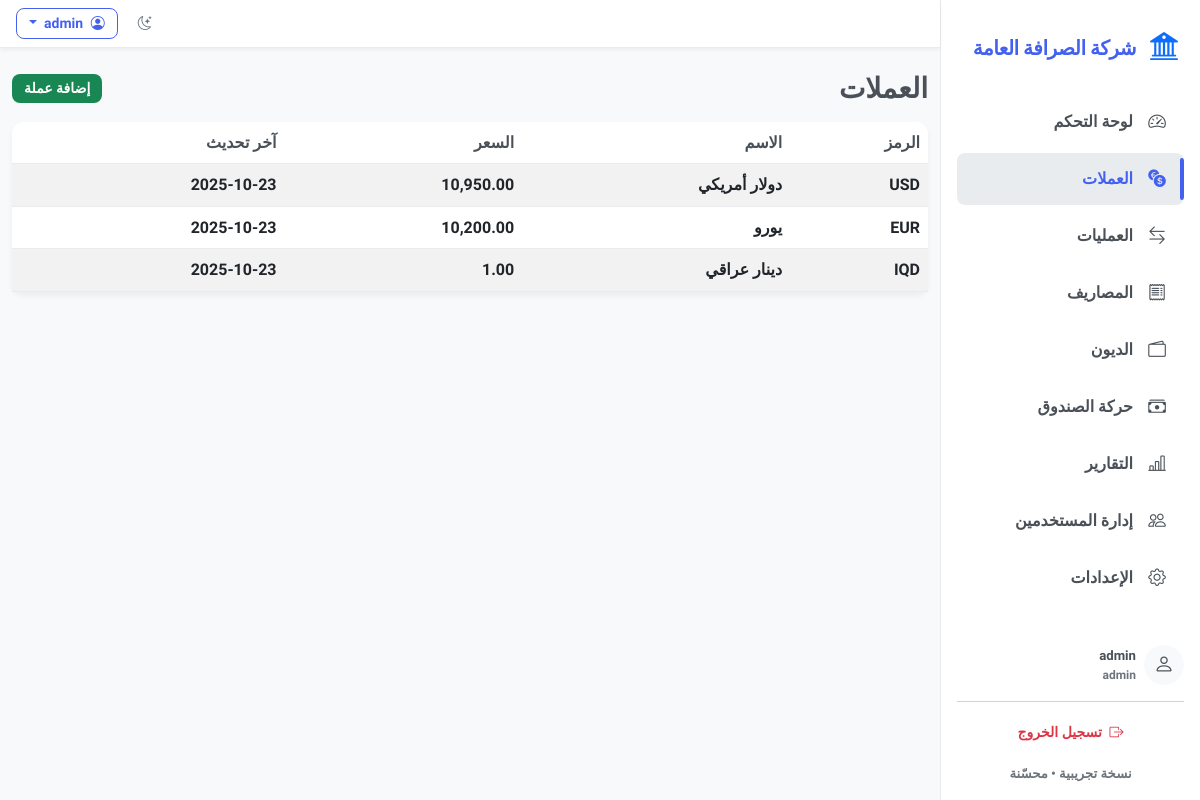
Page /currencies (signed in) on the committed database.
### models.py (models this page shows)
class Settings(db.Model):
    id = db.Column(db.Integer, primary_key=True)
    company_name = db.Column(db.String(100), default='شركة الصرافة')
    company_logo = db.Column(db.String(200), default='bi-bank2')  # Bootstrap icon class

class User(UserMixin, db.Model):
    id = db.Column(db.Integer, primary_key=True)
    username = db.Column(db.String(80), unique=True, nullable=False)
    password_hash = db.Column(db.String(200), nullable=False)
    role = db.Column(db.String(20), default='viewer')

class Currency(db.Model):
    id = db.Column(db.Integer, primary_key=True)
    code = db.Column(db.String(10), unique=True, nullable=False)
    name = db.Column(db.String(64), nullable=False)
    rate = db.Column(db.Float, nullable=False, default=1.0)
    last_update = db.Column(db.DateTime, default=datetime.utcnow)

### app.py (the view)
        @login_required
        def decorated_function(*args, **kwargs):
            if current_user.role == 'admin' or current_user.role == 'editor':
                return f(*args, **kwargs)
            elif current_user.role == 'viewer':
                if request.method == 'GET':
                    return f(*args, **kwargs)
                else:
                    flash('ليس لديك صلاحية للقيام بهذه العملية')
                    return redirect(request.referrer or url_for('dashboard'))
            else:
                flash('ليس لديك صلاحية للوصول إلى هذه الصفحة')
                return redirect(url_for('dashboard'))

### templates/currencies.html (shortened to what this page needs)
{% extends 'base.html' %}
{% block content %}
<div class="d-flex justify-content-between align-items-center mb-3 animate-on-scroll">
  <h3 class="mb-0">العملات</h3>
  <a class="btn btn-sm btn-success bounce-in" href="/currency/add">إضافة عملة</a>
</div>
<div class="card slide-in-left">
  <div class="table-responsive">
    <table class="table table-striped mb-0">
      <thead>
        <tr>
          <th>الرمز</th>
          <th>الاسم</th>
          <th>السعر</th>
          <th>آخر تحديث</th>
        </tr>
      </thead>
      <tbody>
        {% for c in currencies %}
          <tr class="animate-on-scroll">
            <td>{{ c.code }}</td>
            <td>{{ c.name }}</td>
            <td>{{ '{:,.2f}'.format(c.rate) }}</td>
            <td>{{ c.last_update.strftime('%Y-%m-%d') }}</td>
          </tr>
        {% endfor %}
      </tbody>
    </table>
  </div>
</div>
{% endblock %}

### templates/base.html (shortened to what this page needs)
<!doctype html>
<html lang="ar" dir="rtl">
  <head>
    <link href="https://cdn.jsdelivr.net/npm/bootstrap@5.3.0/dist/css/bootstrap.rtl.min.css" rel="stylesheet">
    <link href="https://cdn.jsdelivr.net/npm/bootstrap-icons@1.10.5/font/bootstrap-icons.css" rel="stylesheet">
    <link rel="stylesheet" href="/static/css/styles.css">
    <link rel="stylesheet" href="/static/css/theme-extra.css">
  </head>
  <body>
    <div class="d-flex">
      <aside class="sidebar p-3" id="sidebar">
        <div class="d-flex align-items-center mb-4 mt-2">
          <div class="brand-logo me-2">
            <i class="bi {{ settings.company_logo if settings else 'bi-bank2' }} fs-3 text-primary"></i>
          </div>
          <div class="brand fw-bold">{{ settings.company_name if settings else 'شركة الصرافة' }}</div>
        </div>
        <nav class="nav flex-column">
          <a class="nav-link {{ 'active' if request.path == '/' else '' }}" href="/">
            <i class="bi bi-speedometer2 nav-icon"></i>
            <span class="nav-text">لوحة التحكم</span>
          </a>
          <a class="nav-link {{ 'active' if '/currencies' in request.path else '' }}" href="/currencies">
            <i class="bi bi-currency-exchange nav-icon"></i>
            <span class="nav-text">العملات</span>
          </a>
          <a class="nav-link {{ 'active' if '/transactions' in request.path else '' }}" href="/transactions">
            <i class="bi bi-arrow-left-right nav-icon"></i>
            <span class="nav-text">العمليات</span>
          </a>
          <a class="nav-link {{ 'active' if '/expenses' in request.path else '' }}" href="/expenses">
            <i class="bi bi-receipt nav-icon"></i>
            <span class="nav-text">المصاريف</span>
          </a>
          <a class="nav-link {{ 'active' if '/debts' in request.path else '' }}" href="/debts">
            <i class="bi bi-wallet2 nav-icon"></i>
            <span class="nav-text">الديون</span>
          </a>
          <a class="nav-link {{ 'active' if '/cashbox' in request.path else '' }}" href="/cashbox">
            <i class="bi bi-cash-stack nav-icon"></i>
            <span class="nav-text">حركة الصندوق</span>
          </a>
          <a class="nav-link {{ 'active' if '/reports' in request.path else '' }}" href="/reports">
            <i class="bi bi-bar-chart-line nav-icon"></i>
            <span class="nav-text">التقارير</span>
          </a>
          {% if current_user.role == 'admin' %}
          <a class="nav-link {{ 'active' if '/users' in request.path else '' }}" href="/users">
            <i class="bi bi-people nav-icon"></i>
            <span class="nav-text">إدارة المستخدمين</span>
          </a>
          {% endif %}
          <a class="nav-link {{ 'active' if '/settings' in request.path else '' }}" href="/settings">
            <i class="bi bi-gear nav-icon"></i>
            <span class="nav-text">الإعدادات</span>
          </a>
        </nav>
        <div class="sidebar-footer mt-auto">
          <div class="user-info d-flex align-items-center mb-3">
            <div class="avatar bg-light rounded-circle d-flex align-items-center justify-content-center me-2">
              <i class="bi bi-person fs-5"></i>
            </div>
            <div class="user-details">
              <div class="username small fw-bold">{{ current_user.username }}</div>
              <div class="role small text-muted">{{ current_user.role }}</div>
            </div>
          </div>
          <hr class="my-3">
          <div class="text-center">
            <a class="btn btn-sm btn-outline-danger w-100" href="/logout">
              <i class="bi bi-box-arrow-right me-1"></i> تسجيل الخروج
            </a>
          </div>
          <div class="version small text-muted text-center mt-3">نسخة تجريبية • محسّنة</div>
        </div>
      </aside>
      <div class="flex-grow-1 main-content">
        <nav class="navbar navbar-expand-lg navbar-light bg-white shadow-sm px-3">
          <div class="container-fluid p-0">
            <div class="ms-auto d-flex align-items-center">
              <button class="btn btn-sm btn-outline-secondary theme-toggle me-2" title="تبديل الوضع">
                <i class="bi bi-moon-stars"></i>
              </button>
              <div class="dropdown">
                <button class="btn btn-sm btn-outline-primary dropdown-toggle" type="button" id="userDropdown" data-bs-toggle="dropdown">
                  <i class="bi bi-person-circle me-1"></i> {{ current_user.username }}
                </button>
              </div>
            </div>
          </div>
        </nav>
        <main class="container py-4">
          {% block content %}{% endblock %}
        </main>
      </div>
    </div>
  </body>
</html>

### static/css/theme-extra.css (style rules this page uses)
.brand { font-weight:800; font-size:1.2rem; color:var(--primary); letter-spacing: -0.5px; font-family: 'Dubai', 'Tajawal', sans-serif; }
.sidebar .nav-link { margin-bottom: 0.3rem; font-family: 'Dubai', 'Tajawal', sans-serif; font-weight: 700; }
.user-details .username { font-weight: 600; font-family: 'Dubai', 'Tajawal', sans-serif; }
.user-details .role { font-size: 0.75rem; font-family: 'Dubai', 'Tajawal', sans-serif; }

### rows in the picture
Settings: company_name "شركة الصرافة العامة"
User: username "admin", role "admin"
Currency: code "USD", name "دولار أمريكي", rate "10,950.00", last_update "2025-10-23"
Currency: code "EUR", name "يورو", rate "10,200.00", last_update "2025-10-23"
Currency: code "IQD", name "دينار عراقي", rate "1.00", last_update "2025-10-23"
